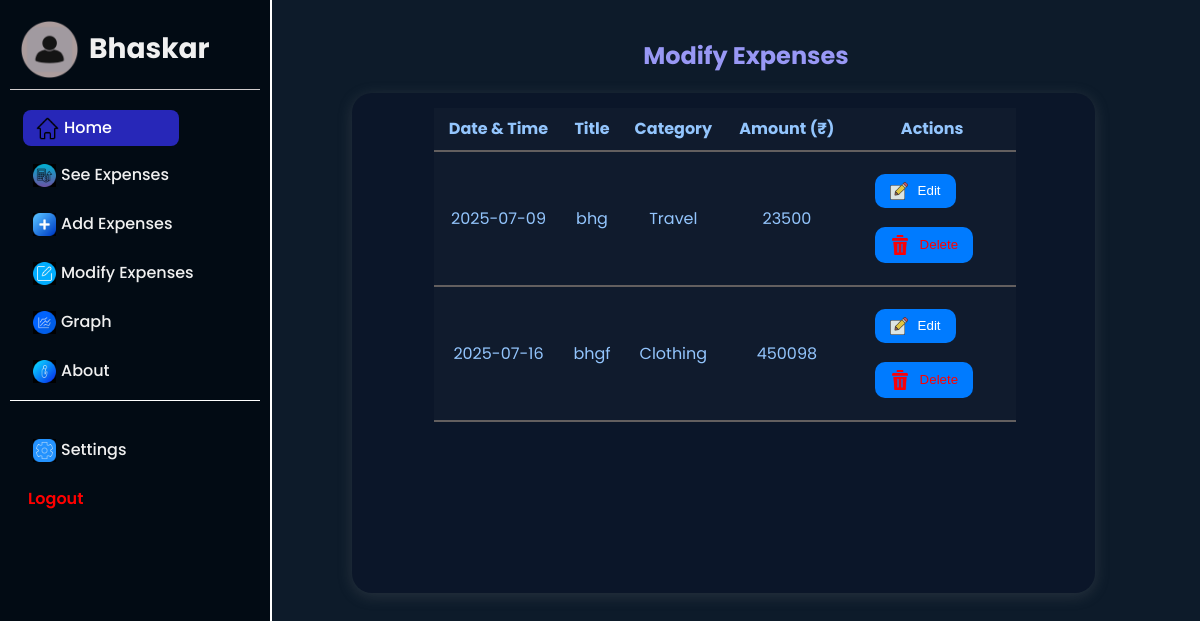
Page /modify (signed in) on the committed database.
### app.py (models this page shows)
class User(db.Model):
    id = db.Column(db.Integer, primary_key=True)
    username = db.Column(db.String(100), unique=False, nullable=False)
    password = db.Column(db.String(100), nullable=False)
    bg_color = db.Column(db.String(50), default='#0d1b2a')

class Expense(db.Model):
    id = db.Column(db.Integer, primary_key=True)
    title = db.Column(db.String(100), nullable=False)
    category = db.Column(db.String(100), nullable=False)
    amount = db.Column(db.Integer, nullable=False)
    date = db.Column(db.Date, default=datetime)
    user_id = db.Column(db.Integer, db.ForeignKey('user.id'))

### app.py (the view)
@app.route("/modify")
def modify_expenses():
    if "user_id" not in session:
        return redirect(url_for("login"))
    user = User.query.get(session.get("user_id"))
    expenses = Expense.query.filter_by(user_id=user.id).all()
    return render_template("modify.html", expenses=expenses, username=user.username, bg_color=user.bg_color)

### templates/modify.html (shortened to what this page needs)
{% extends "base.html" %}
{% block content %}
<h2 style="color: var(--text-color-2)">Modify Expenses</h2>
<div class="modify">
<table>
  <tr>
    <th>Date & Time</th>
    <th>Title</th>
    <th>Category</th>
    <th>Amount (₹)</th>
    <th>Actions</th>
  </tr>
  {% for expenses in expenses %}
  <tr>
    <td>{{ expenses.date.strftime( '%Y-%m-%d') }}</td>
    <td>{{ expenses.title }}</td>
    <td>{{ expenses.category}}</td>
    <td>{{ expenses.amount }}</td>
    <td>
      <div class="buttt">
      <a href="/edit/{{ expenses.id }}"><button> {% if bg_color =='#0d1b2a' %} <img src="/static/icons/write_5828638 (1).png" width="18px"> {% else %} <img src="/static/icons/write_5828638 (1).png" width="18px"> {% endif %}  Edit</button></a>
      <a href="/delete/{{ expenses.id }}" onclick="return confirm('Delete this expense?');"><button style="color:red;">  {% if bg_color =='#0d1b2a' %} <img src="/static/icons/delete_6861362.png" width="20px"> {% else %} <img src="/static/icons/delete_6861362.png" width="20px"> {% endif %}  Delete</button></a>
      </div>
    </td>
  </tr>
  {% endfor %}
</table>
</div>
{% endblock %}

### templates/base.html (shortened to what this page needs)
<!DOCTYPE html>
<html>
<head>
</head>
<body style="background-color: {{ bg_color }};" >
  {% if username %}
  <aside class="aside">
    <div class="profile"><img src="/static/icons/manager.png" alt="" width="59px" ><h3 class="uname" >{{ username.title() }}</h3></div>
    <div class="home">
    <a href="/home" ><img src="/static/icons/home-page_3905030.png" width="20" alt="">Home</a>
    </div>
    <div class="icons_st">
    <a href="/expenses">{% if bg_color =='#0d1b2a' %}<img src="/static/icons/expense-2.jpg" alt="">See Expenses{% else %}<img src="/static/icons/top-up_5567213.png" alt="">See Expenses {% endif %}</a>
    <a href="/add">{% if bg_color =='#0d1b2a' %}<img src="/static/icons/add-2.jpg" alt="">Add Expenses{% else %}<img src="/static/icons/add_6569764.png" alt="">Add Expenses {% endif %}</a>
    <a href="/modify">{% if bg_color =='#0d1b2a' %}<img src="/static/icons/edit-2.jpeg" alt="">Modify Expenses{% else %}<img src="/static/icons/edit_3907258.png" alt="">Modify Expense {% endif %}</a>
    <a href="/graph">{% if bg_color =='#0d1b2a' %}<img src="/static/icons/graph-2.jpeg" alt="">Graph{% else %}<img src="/static/icons/button_7586646.png" alt="">Graph {% endif %} </a>
    <a href="/about">{% if bg_color =='#0d1b2a' %}<img src="/static/icons/about-2.jpg" alt="">About{% else %}<img src="/static/icons/letter-i_11165452.png" alt="">About {% endif %} </a>
    <div class="bot">
</div>
      <a href="/settings">{% if bg_color =='#0d1b2a' %}<img src="/static/icons/setting-2.jpeg" alt="">Settings{% else %}<img src="/static/icons/settings_251005.png" alt="">Settings {% endif %}</a>
      <a href="/logout" style="color:red; font-weight: 600;">Logout</a>
    </div>
  </aside>
  {% endif %}
  <main>
    {% block content %}{% endblock %}
  </main>
</body>
</html>

### templates/modify.html (style rules this page uses)
table { width: 80%; border-collapse: collapse; margin-top: 5px; background-color:var(--table-color-2); max-height: 150px; }
th { text-align: center; justify-items: center; position: sticky; z-index: 1; }
th,td { padding:8px; text-align: center; border-bottom: 2px solid rgb(99, 95, 95); color: var(--text-color-3); }
h2 { text-align: center; margin-top: 17px; color:var(--text-color-3); }
a button { display: flex; background-color:#007bff; padding: 8px 15px; border-radius: 10px; margin: 0px; box-sizing: border-box; text-decoration: none; border: none; color: white; font-weight: 500; }
.modify { display: flex; justify-content: center; padding: 10px; width: 80%; min-height: 60vh; margin: 18px 60px; padding-right: 7px; background:var(--box-color); border-radius: 20px; box-shadow: 0 3px 15px rgba(146, 145, 145, 0.205); max-height: 450px; overflow-y: auto; }
.buttt button { display: flex; justify-content: center; align-items: center; gap: 10px; }

### rows in the picture
User: title "Bhaskar"
Expense: date "2025-07-09", title "bhg", category "Travel", amount "23500"
Expense: date "2025-07-16", title "bhgf", category "Clothing", amount "450098"
